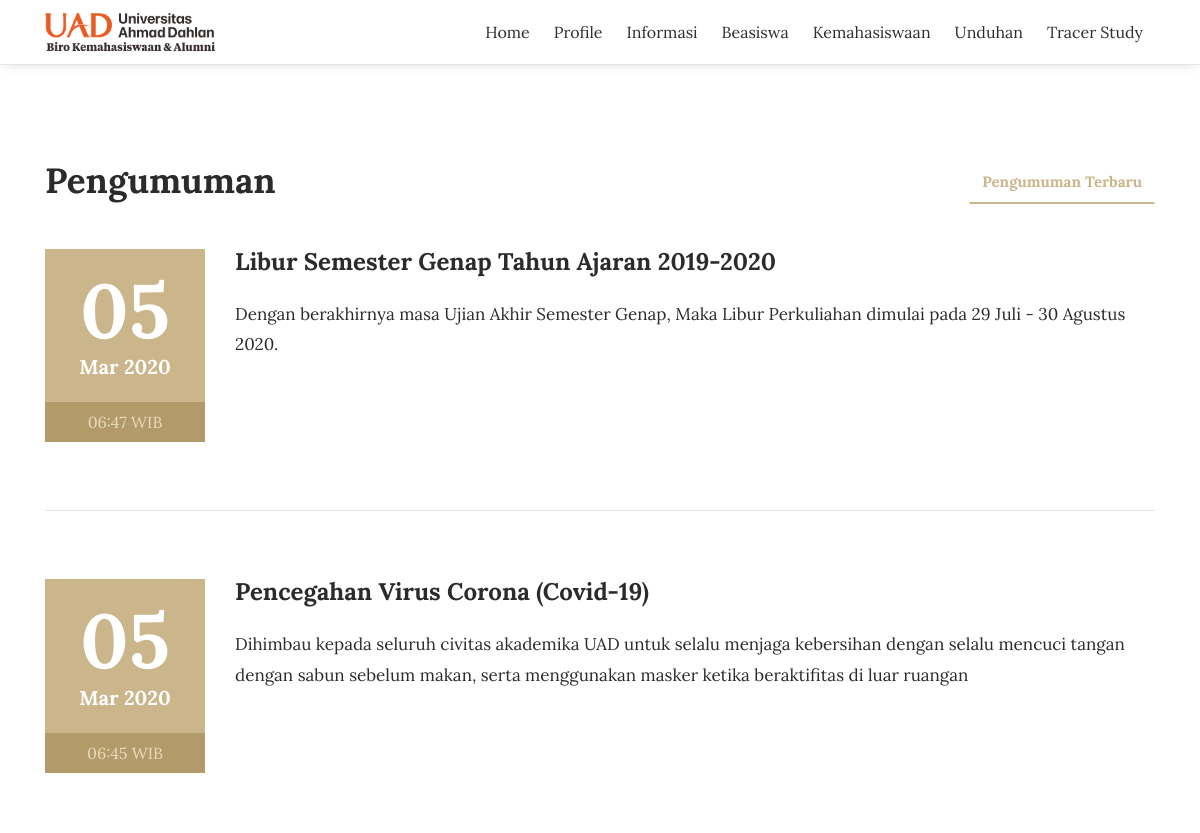
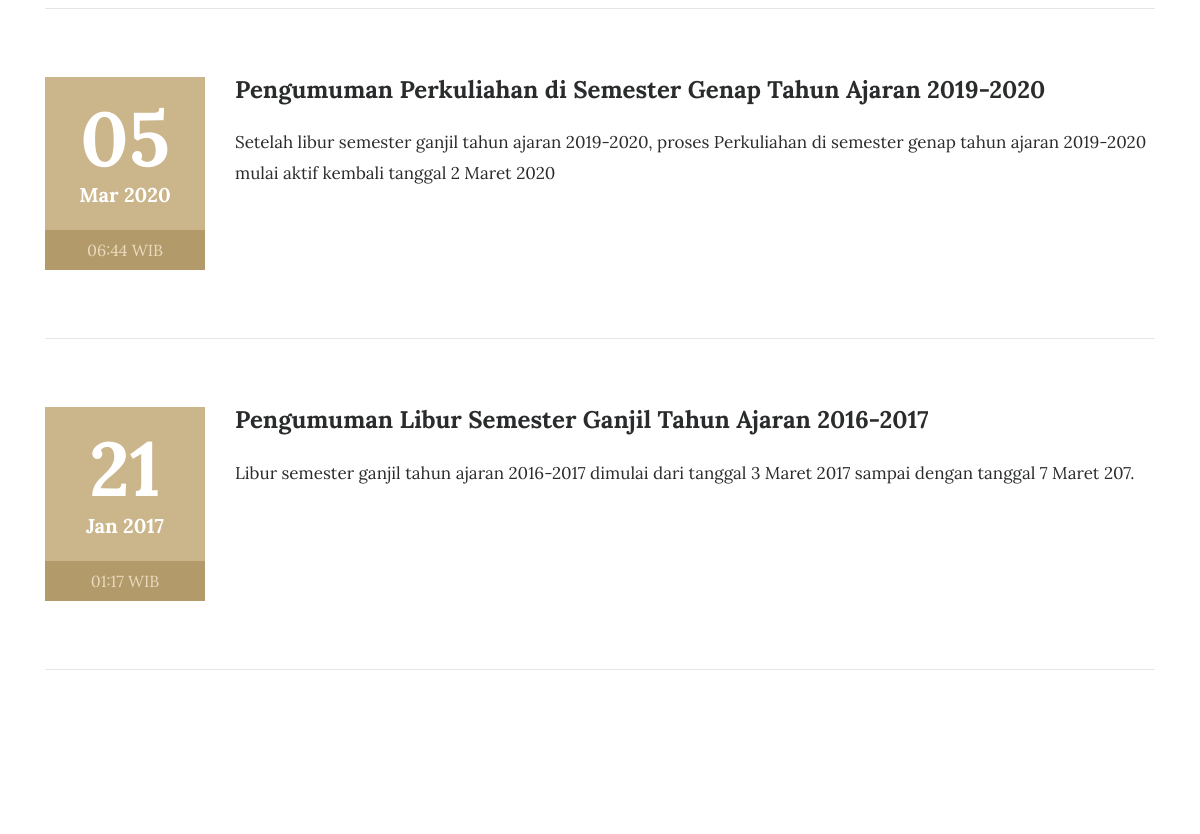
Before: /index.php/pengumuman (upper part) with the older database file (2 pictures, top to bottom).
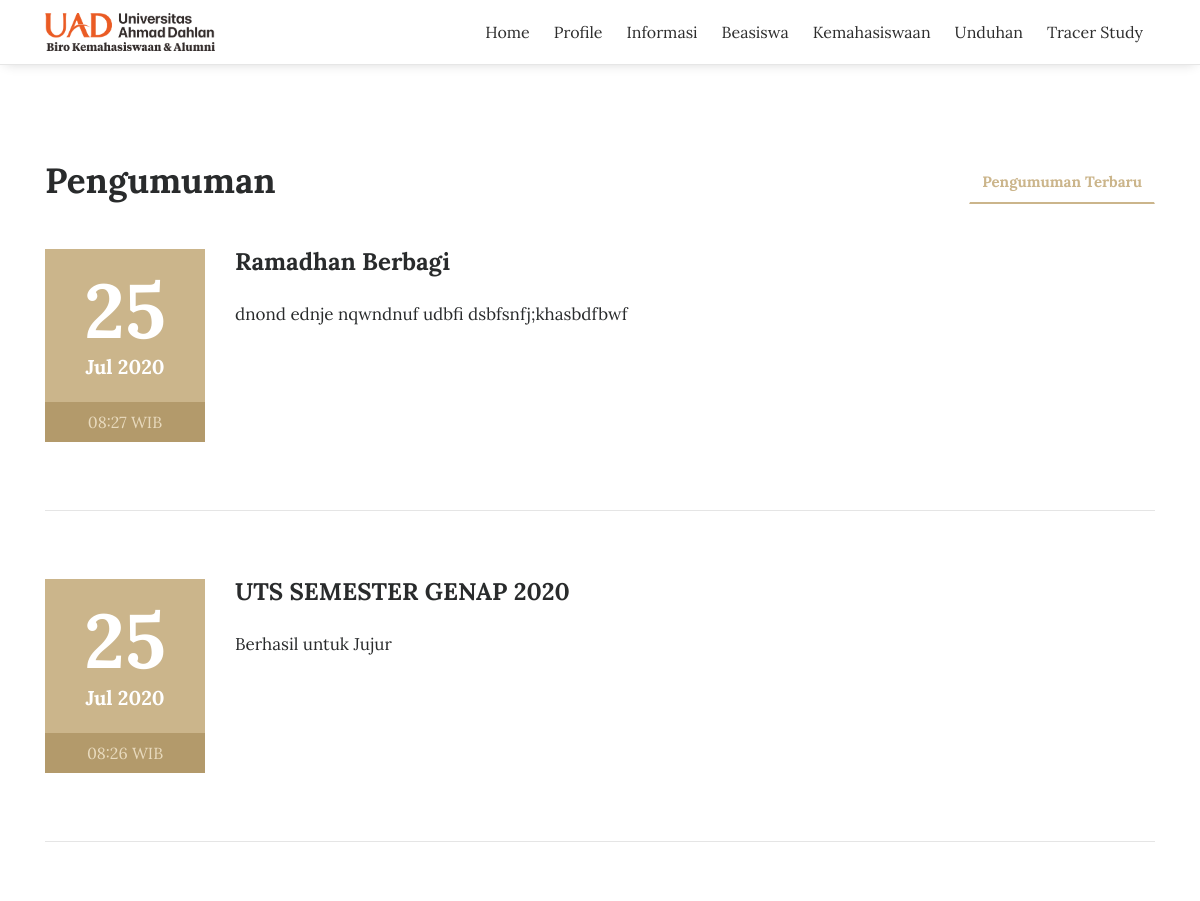
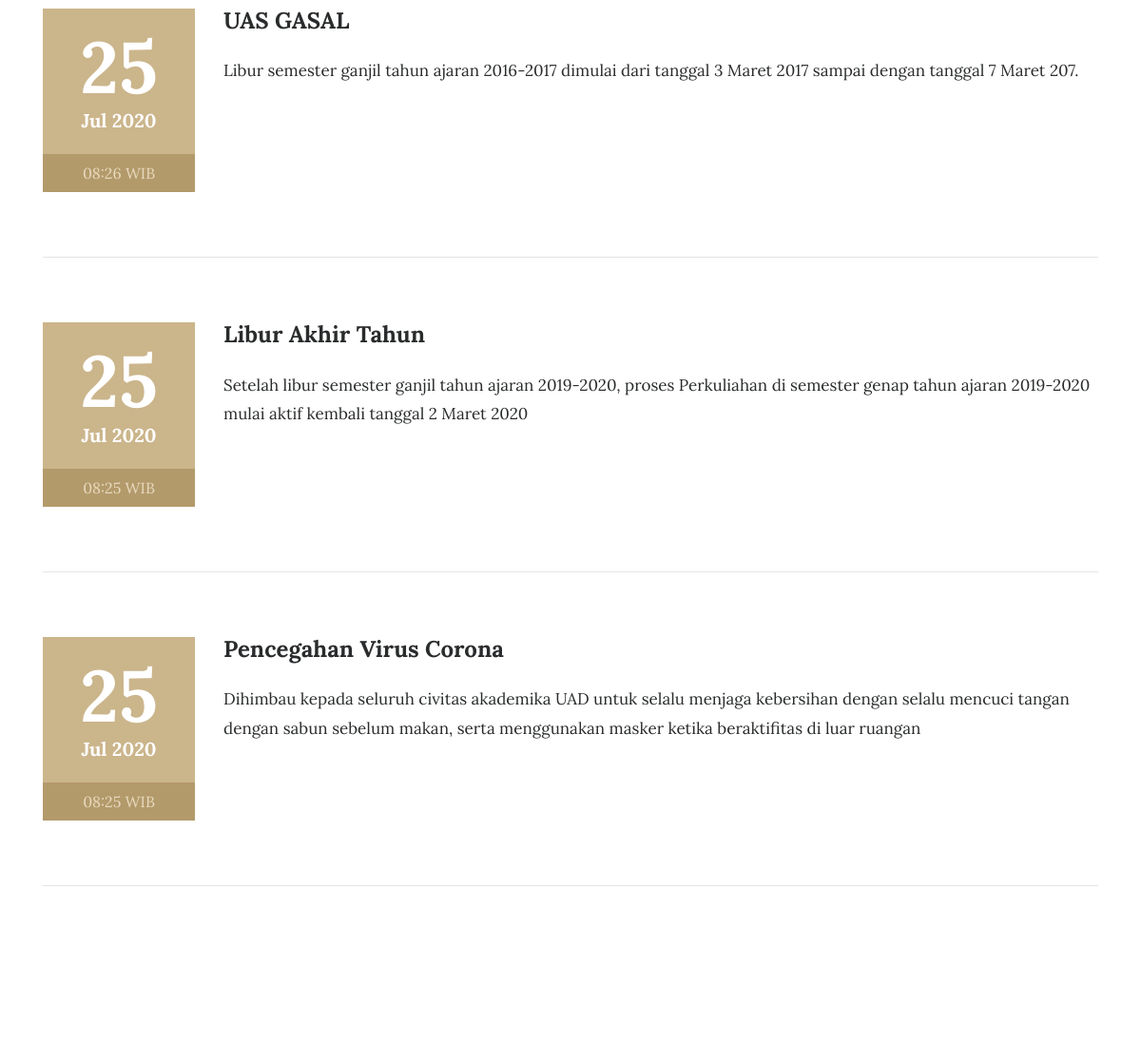
After: the same page with the newer database file (2 pictures, top to bottom).
### tables this page shows
CREATE TABLE `tbl_pengumuman` (
  `pengumuman_id` int(11) NOT NULL,
  `pengumuman_judul` varchar(150) DEFAULT NULL,
  `pengumuman_deskripsi` text DEFAULT NULL,
  `pengumuman_tanggal` timestamp NULL DEFAULT current_timestamp(),
  `pengumuman_author` varchar(60) DEFAULT NULL,
  `pengumuman_gambar` varchar(60) DEFAULT NULL
);

### application/controllers/Pengumuman.php (called while the page is built, shortened)
<?php
class Pengumuman extends CI_Controller{
	function __construct(){
		$this->load->model('m_pengumuman');
		$this->load->model('m_pengunjung');
	}
	function index(){
		$jum=$this->m_pengumuman->pengumuman();
        $page=$this->uri->segment(3);
        if(!$page):
            $offset = 0;
        else:
            $offset = $page;
        endif;
        $limit=7;
        $config['base_url'] = base_url() . 'pengumuman/index/';
            $config['total_rows'] = $jum->num_rows();
            $config['per_page'] = $limit;
            $config['uri_segment'] = 3;
	          $config['full_tag_open']    = '<div class="pagging text-center"><nav><ul class="pagination justify-content-center">';
	          $config['full_tag_close']   = '</ul></nav></div>';
	          $config['num_tag_open']     = '<li class="page-item"><span class="page-link">';
	          $config['num_tag_close']    = '</span></li>';
	          $config['cur_tag_open']     = '<li class="page-item"><span class="page-link">';
	          $config['cur_tag_close']    = '<span class="sr-only">(current)</span></span></li>';
	          $config['next_tag_open']    = '<li class="page-item"><span class="page-link">';
	          $config['next_tagl_close']  = '<span aria-hidden="true">&raquo;</span></span></li>';
	          $config['prev_tag_open']    = '<li class="page-item"><span class="page-link">';
	          $config['prev_tagl_close']  = '</span>Next</li>';
	          $config['first_tag_open']   = '<li class="page-item"><span class="page-link">';
	          $config['first_tagl_close'] = '</span></li>';
	          $config['last_tag_open']    = '<li class="page-item"><span class="page-link">';
	          $config['last_tagl_close']  = '</span></li>';
            $config['first_link'] = 'Awal';
            $config['last_link'] = 'Akhir';
            $config['next_link'] = 'Next >>';
            $config['prev_link'] = '<< Prev';
            $this->pagination->initialize($config);
            $x['page'] =$this->pagination->create_links();
						$x['data']=$this->m_pengumuman->pengumuman_perpage($offset,$limit);
						$this->load->view('depan/v_pengumuman',$x);
	}
}

### index.php (called while the page is built, shortened)
<?php
require_once BASEPATH.'core/CodeIgniter.php';

### application/models/M_pengumuman.php (called while the page is built, shortened)
<?php
class M_pengumuman extends CI_Model{
	function pengumuman_perpage($offset,$limit){
		$hsl=$this->db->query("SELECT pengumuman_id,pengumuman_judul,pengumuman_deskripsi,pengumuman_tanggal,DATE_FORMAT(pengumuman_tanggal,'%d/%m/%Y') AS tanggal,pengumuman_author FROM tbl_pengumuman ORDER BY pengumuman_id DESC limit $offset,$limit");
		return $hsl;
	}
}

### application/views/depan/v_pengumuman.php (the view, shortened to what the changed rows need)
<!DOCTYPE html>
<html lang="en">
<head>
    <link rel="stylesheet" href="<?php echo base_url().'theme/css/bootstrap.min.css'?>">
    <link rel="stylesheet" href="<?php echo base_url().'theme/css/font-awesome.min.css'?>">
    <link rel="stylesheet" href="<?php echo base_url().'theme/css/simple-line-icons.css'?>">
    <link rel="stylesheet" href="<?php echo base_url().'theme/css/fullcalendar.min.css'?>" />
    <link rel="stylesheet" href="<?php echo base_url().'theme/css/owl.carousel.min.css'?>">
    <link href="<?php echo base_url().'theme/css/style.css'?>" rel="stylesheet">
</head>
<body>
<section>
<section class="events">
    <div class="container">
        <div class="row">
            <div class="col-md-4">
                <h2 class="event-title">Pengumuman</h2>
            </div>
        </div>
        <br>
        <div class="row">
            <div class="tab-content">
                <div class="tab-pane active" id="upcoming-events" role="tabpanel">
                  <?php foreach($data->result() as $row):?>
                    <div class="col-md-12">
                        <div class="row">
                            <div class="col-md-2">
                                <div class="event-date">
                                    <h4><?php echo date("d", strtotime($row->pengumuman_tanggal));?></h4> <span><?php echo date("M Y", strtotime($row->pengumuman_tanggal));?></span>
                                </div>
                                <span class="event-time"><?php echo date("H:i", strtotime($row->pengumuman_tanggal)).' WIB';?></span>
                            </div>
                            <div class="col-md-10">
                                <div class="event-heading">
                                    <h3><?php echo $row->pengumuman_judul;?></h3>
                                    <p><?php echo $row->pengumuman_deskripsi;?></p>
                                </div>
                          </div>
                      </div>
                      <hr class="event-underline">
                  </div>
                <?php endforeach;?>
</div>
</div>
</div>
</div>
</section>
</body>
</html>

Changed rows visible on the page:
removed tbl_pengumuman: pengumuman_tanggal "05", pengumuman_tanggal "Mar 2020", pengumuman_tanggal "06:47", pengumuman_judul "Libur Semester Genap Tahun Ajaran 2019-2020", pengumuman_deskripsi "Dengan berakhirnya masa Ujian Akhir Semester Genap, Maka Libur Perkuliahan dimulai pada 29 Juli - 30 Agustus 2020."
removed tbl_pengumuman: pengumuman_tanggal "05", pengumuman_tanggal "Mar 2020", pengumuman_tanggal "06:45", pengumuman_judul "Pencegahan Virus Corona (Covid-19)", pengumuman_deskripsi "Dihimbau kepada seluruh civitas akademika UAD untuk selalu menjaga kebersihan dengan selalu mencuci tangan dengan sabun sebelum makan, serta menggunakan masker ketika beraktifitas di luar ruangan"
removed tbl_pengumuman: pengumuman_tanggal "05", pengumuman_tanggal "Mar 2020", pengumuman_tanggal "06:44", pengumuman_judul "Pengumuman Perkuliahan di Semester Genap Tahun Ajaran 2019-2020", pengumuman_deskripsi "Setelah libur semester ganjil tahun ajaran 2019-2020, proses Perkuliahan di semester genap tahun ajaran 2019-2020 mulai aktif kembali tanggal 2 Maret 2020"
removed tbl_pengumuman: pengumuman_tanggal "21", pengumuman_tanggal "Jan 2017", pengumuman_tanggal "01:17", pengumuman_judul "Pengumuman Libur Semester Ganjil Tahun Ajaran 2016-2017", pengumuman_deskripsi "Libur semester ganjil tahun ajaran 2016-2017 dimulai dari tanggal 3 Maret 2017 sampai dengan tanggal 7 Maret 207."
added tbl_pengumuman: pengumuman_tanggal "25", pengumuman_tanggal "Jul 2020", pengumuman_tanggal "08:27", pengumuman_judul "Ramadhan Berbagi", pengumuman_deskripsi "dnond ednje nqwndnuf udbfi dsbfsnfj;khasbdfbwf"
added tbl_pengumuman: pengumuman_tanggal "25", pengumuman_tanggal "Jul 2020", pengumuman_tanggal "08:26", pengumuman_judul "UTS SEMESTER GENAP 2020", pengumuman_deskripsi "Berhasil untuk Jujur"
added tbl_pengumuman: pengumuman_tanggal "25", pengumuman_tanggal "Jul 2020", pengumuman_tanggal "08:26", pengumuman_judul "UAS GASAL", pengumuman_deskripsi "Libur semester ganjil tahun ajaran 2016-2017 dimulai dari tanggal 3 Maret 2017 sampai dengan tanggal 7 Maret 207."
added tbl_pengumuman: pengumuman_tanggal "25", pengumuman_tanggal "Jul 2020", pengumuman_tanggal "08:25", pengumuman_judul "Libur Akhir Tahun", pengumuman_deskripsi "Setelah libur semester ganjil tahun ajaran 2019-2020, proses Perkuliahan di semester genap tahun ajaran 2019-2020 mulai aktif kembali tanggal 2 Maret 2020"
added tbl_pengumuman: pengumuman_tanggal "25", pengumuman_tanggal "Jul 2020", pengumuman_tanggal "08:25", pengumuman_judul "Pencegahan Virus Corona", pengumuman_deskripsi "Dihimbau kepada seluruh civitas akademika UAD untuk selalu menjaga kebersihan dengan selalu mencuci tangan dengan sabun sebelum makan, serta menggunakan masker ketika beraktifitas di luar ruangan"
